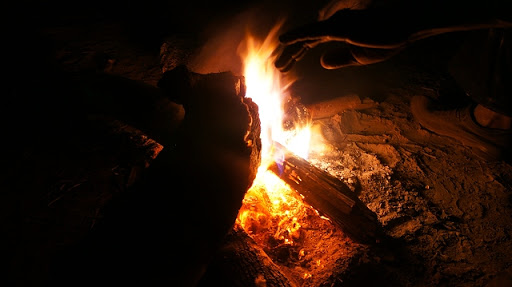
#> input picture color_segmentation&evaluation/fire.jpg, 512 x 287 px
$ python 'color_segmentation&evaluation.py'   (older library calls are emulated)
#> lines starting #> are read from the running program, lines starting #| are printed output that depends on the picture; after the words box and inside, x2 and y2 are one past the last pixel; in counts of white or black regions, pixels touching at a corner belong together
# ΑΠΑΙΤΟΥΜΕΝΑ ΠΑΚΕΤΑ
import cv2
import numpy as np
import random
import time
import skimage.metrics
import skimage.measure
import os
from sklearn.cluster import MeanShift, estimate_bandwidth, AgglomerativeClustering, MiniBatchKMeans
from skimage.color import label2rgb

# ΚΑΤΑΣΚΕΥΗ ΣΥΝΑΡΤΗΣΗΣ ΘΟΡΥΒΟΥ
def noise(image,prob):
  rows,cols = image.shape
  output = np.zeros(image.shape,np.uint8)
  for i in range(rows):
      for j in range(cols):
         pixel = image[i,j]
         output[i][j] = pixel + (prob * random.random() * pixel) - (prob * random.random() * pixel)
  return output

# ΔΗΛΩΣΗ ΤΟΥ ΒΑΣΙΚΟΥ ΜΟΝΟΠΑΤΙΟΥ
path = r''

# ΕΠΙΛΟΓΗ ΤΟΥ ΜΟΝΟΠΑΤΙΟΥ ΠΟΥ ΦΤΙΑΞΑΜΕ ΠΙΟ ΠΑΝΩ
os.chdir(path)

# ΔΙΑΒΑΣΜΑ ΤΗΣ ΕΙΚΟΝΑΣ
img = cv2.imread('fire.jpg')
#> img is the input picture: shape (287, 512, 3); mean B, G, R 12.3, 23.8, 44.7

# ΜΕΤΑΤΡΟΠΗ ΤΗΣ ΕΙΚΟΝΑΣ ΣΕ ΓΚΡΙ
img_gray = cv2.cvtColor(img, cv2.COLOR_BGR2GRAY)

# ΜΕΤΑΤΡΟΠΗ ΤΗΣ ΕΙΚΟΝΑΣ ΣΕ BINARY ANNOTATED
(thresh, img_bw) = cv2.threshold(img_gray, 220, 255, cv2.THRESH_BINARY)
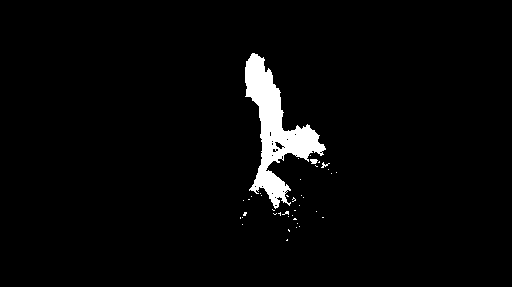
#> img_bw: shape (287, 512); 3% white; 40 white regions (37 under 20 px), largest, box (x1, y1, x2, y2) and area: (245, 53, 326, 209) 4323, (310, 159, 318, 164) 31, (321, 162, 330, 168) 21

# ΕΜΦΑΝΙΣΗ ΤΩΝ ΕΙΚΟΝΩΝ
cv2.namedWindow("Original image", cv2.WINDOW_NORMAL)
cv2.imshow("Original image", img)
cv2.resizeWindow("Original image", 512, 287)

cv2.namedWindow("Binary annotated image", cv2.WINDOW_NORMAL)
cv2.imshow("Binary annotated image",img_bw)
cv2.resizeWindow("Binary annotated image", 512, 287)
cv2.imwrite("binary_image.jpg", img_bw)
cv2.waitKey()
cv2.destroyAllWindows()

# ΕΠΑΝΑΛΗΠΤΙΚΗ ΤΟΠΟΘΕΤΗΣΗ ΘΟΡΥΒΟΥ
for i in range(0, 21, 5):
    prob = i/100;

    # ΜΕΤΑΤΡΟΠΗ ΤΗΣ ΕΙΚΟΝΑΣ ΣΕ ΓΚΡΙ
    img_n_gray = cv2.cvtColor(img, cv2.COLOR_BGR2GRAY)

    # ΚΑΛΕΣΜΑ ΤΗΣ ΣΥΝΑΡΤΗΣΗΣ ΘΟΡΥΒΟΥ
    img_n_gray = noise(img_gray,prob)

    # ΜΕΤΑΤΡΟΠΗ ΤΗΣ ΕΙΚΟΝΑΣ ΜΕ ΘΟΡΥΒΟ ΣΕ BINARY ANNOTATED
    (thresh, img_n_bw) = cv2.threshold(img_n_gray, 220, 255, cv2.THRESH_BINARY)

    img_n = cv2.cvtColor(img_n_gray, cv2.COLOR_GRAY2BGR)

    # ΔΗΛΩΣΗ ΜΟΝΟΠΑΤΙΟΥ ΑΠΟΘΗΚΕΥΣΗΣ
    directory = path + '\_Noise_images'

    # ΕΠΙΛΟΓΗ ΤΟΥ ΜΟΝΟΠΑΤΙΟΥ ΠΟΥ ΦΤΙΑΞΑΜΕ ΠΙΟ ΠΑΝΩ
    os.chdir(directory)

    # ΕΜΦΑΝΙΣΗ ΤΗΣ ΕΙΚΟΝΑΣ
    cv2.namedWindow("Original image with {}% noise".format(i), cv2.WINDOW_NORMAL)
    cv2.imshow("Original image with {}% noise".format(i), img_n)
    cv2.resizeWindow("Original image with {}% noise".format(i), 512, 287)
    cv2.imwrite("{}%_noise_original_image.jpg".format(i), img_n)

    # ΔΗΛΩΣΗ ΜΟΝΟΠΑΤΙΟΥ ΑΠΟΘΗΚΕΥΣΗΣ
    directory1 = path + '\Binary_images'

    # ΕΠΙΛΟΓΗ ΤΟΥ ΜΟΝΟΠΑΤΙΟΥ ΠΟΥ ΦΤΙΑΞΑΜΕ ΠΙΟ ΠΑΝΩ
    os.chdir(directory1)

    # ΕΜΦΑΝΙΣΗ ΤΗΣ ΕΙΚΟΝΑΣ
    cv2.namedWindow("Binary annotated image with {}% noise".format(i), cv2.WINDOW_NORMAL)
    cv2.imshow("Binary annotated image with {}% noise".format(i),img_n_bw)
    cv2.resizeWindow("Binary annotated image with {}% noise".format(i), 512, 287)
    cv2.imwrite("{}%_noise_binary_image.jpg".format(i), img_n_bw)
    cv2.waitKey()
    cv2.destroyAllWindows()

    # ΣΧΗΜΑ ΤΗΣ ΕΙΚΟΝΑΣ
    originShape = img_n.shape

    # ΜΕΤΑΤΡΟΠΗ ΤΗΣ ΕΙΚΟΝΑΣ ΣΕ ΠΙΝΑΚΑ ΔΙΑΣΤΑΣΕΩΝ
    flatImg=np.reshape(img_n, [-1, 3])

    # ΑΛΓΟΡΙΘΜΟΣ MEANSHIFT
    bandwidth = estimate_bandwidth(flatImg, quantile=0.1, n_samples=100)
    ms = MeanShift(bandwidth = bandwidth, bin_seeding=True)

    # ΕΚΤΕΛΕΣΗ ΤΟΥ MEANSHIST ΣΤΗ flatImg
    print('Using MeanShift algorithm, it takes time!')
    ms.fit(flatImg)
    labels=ms.labels_

    # ΕΥΡΕΣΗ ΤΟΥ ΑΡΙΘΜΟΥ ΤΩΝ ΣΥΣΤΑΔΩΝ
    labels_unique = np.unique(labels)
    n_clusters_ = len(labels_unique)
    print("number of estimated clusters : %d" % n_clusters_)

    # ΕΜΦΑΝΙΣΗ ΤΗΣ ΣΥΣΤΑΔΟΠΟΙΗΜΕΝΗΣ ΕΙΚΟΝΑΣ
    segmentedImg = np.reshape(labels, originShape[:2])
    segmentedImg = label2rgb(segmentedImg) * 255

    # ΜΕΤΑΤΡΟΠΗ ΤΗΣ ΕΙΚΟΝΑΣ ΣΕ ΓΚΡΙ
    img_ms_gray = cv2.cvtColor(segmentedImg.astype(np.uint8), cv2.COLOR_BGR2GRAY)

    # ΜΕΤΑΤΡΟΠΗ ΤΗΣ ΕΙΚΟΝΑΣ ΣΕ BINARY ANNOTATED
    (thresh, img_ms_bw) = cv2.threshold(img_ms_gray, 70, 255, cv2.THRESH_BINARY)

    # ΔΗΛΩΣΗ ΜΟΝΟΠΑΤΙΟΥ ΑΠΟΘΗΚΕΥΣΗΣ
    directory2 = path + '\Clustering_images\MeanShift\Original_clustering'

    # ΕΠΙΛΟΓΗ ΤΟΥ ΜΟΝΟΠΑΤΙΟΥ ΠΟΥ ΦΤΙΑΞΑΜΕ ΠΙΟ ΠΑΝΩ
    os.chdir(directory2)

    # ΕΜΦΑΝΙΣΗ ΤΗΣ ΕΙΚΟΝΑΣ
    cv2.namedWindow("MeanShiftSegments with {}% noise".format(i), cv2.WINDOW_NORMAL)
    cv2.imshow("MeanShiftSegments with {}% noise".format(i),segmentedImg.astype(np.uint8))
    cv2.resizeWindow("MeanShiftSegments with {}% noise".format(i), 512, 287)
    cv2.imwrite("{}%_noise_meanShift_image.jpg".format(i), segmentedImg.astype(np.uint8))

    # ΔΗΛΩΣΗ ΜΟΝΟΠΑΤΙΟΥ ΑΠΟΘΗΚΕΥΣΗΣ
    directory3 = path + '\Clustering_images\MeanShift\Binary_clustering'

    # ΕΠΙΛΟΓΗ ΤΟΥ ΜΟΝΟΠΑΤΙΟΥ ΠΟΥ ΦΤΙΑΞΑΜΕ ΠΙΟ ΠΑΝΩ
    os.chdir(directory3)

    # ΕΜΦΑΝΙΣΗ ΤΗΣ ΕΙΚΟΝΑΣ
    cv2.namedWindow("MeanShift binary annotated image with {}% noise".format(i), cv2.WINDOW_NORMAL)
    cv2.imshow("MeanShift binary annotated image with {}% noise".format(i),img_ms_bw)
    cv2.resizeWindow("MeanShift binary annotated image with {}% noise".format(i), 512, 287)
    cv2.imwrite("{}%_noise_meanShift_binary_image.jpg".format(i), img_ms_bw)
    cv2.waitKey()
    cv2.destroyAllWindows()

    # ΑΛΓΟΡΙΘΜΟΣ Kmeans
    print('Using kmeans algorithm, it is faster!')
    km = MiniBatchKMeans(n_clusters = n_clusters_)
    km.fit(flatImg)
    labels = km.labels_

    # ΕΜΦΑΝΙΣΗ ΤΗΣ ΣΥΣΤΑΔΟΠΟΙΗΜΕΝΗΣ ΕΙΚΟΝΑΣ
    segmentedImg = np.reshape(labels, originShape[:2])
    segmentedImg = label2rgb(segmentedImg) * 255

    # ΜΕΤΑΤΡΟΠΗ ΤΗΣ ΕΙΚΟΝΑΣ ΣΕ ΓΚΡΙ
    img_km_gray = cv2.cvtColor(segmentedImg.astype(np.uint8), cv2.COLOR_BGR2GRAY)

    # ΜΕΤΑΤΡΟΠΗ ΤΗΣ ΕΙΚΟΝΑΣ ΣΕ BINARY ANNOTATED
    (thresh, img_km_bw) = cv2.threshold(img_km_gray, 40, 255, cv2.THRESH_BINARY)

    # ΔΗΛΩΣΗ ΜΟΝΟΠΑΤΙΟΥ ΑΠΟΘΗΚΕΥΣΗΣ
    directory4 = path + '\Clustering_images\Kmeans\Original_clustering'

    # ΕΠΙΛΟΓΗ ΤΟΥ ΜΟΝΟΠΑΤΙΟΥ ΠΟΥ ΦΤΙΑΞΑΜΕ ΠΙΟ ΠΑΝΩ
    os.chdir(directory4)

    cv2.namedWindow("KmeansSegments with {}% noise".format(i), cv2.WINDOW_NORMAL)
    cv2.imshow("KmeansSegments with {}% noise".format(i),segmentedImg.astype(np.uint8))
    cv2.resizeWindow("KmeansSegments with {}% noise".format(i), 512, 287)
    cv2.imwrite("{}%_noise_kmeans_image.jpg".format(i), segmentedImg.astype(np.uint8))

    # ΔΗΛΩΣΗ ΜΟΝΟΠΑΤΙΟΥ ΑΠΟΘΗΚΕΥΣΗΣ
    directory5 = path + '\Clustering_images\Kmeans\Binary_clustering'

    # ΕΠΙΛΟΓΗ ΤΟΥ ΜΟΝΟΠΑΤΙΟΥ ΠΟΥ ΦΤΙΑΞΑΜΕ ΠΙΟ ΠΑΝΩ
    os.chdir(directory5)

    # ΕΜΦΑΝΙΣΗ ΤΗΣ ΕΙΚΟΝΑΣ
    cv2.namedWindow("Kmeans binary annotated image with {}% noise".format(i), cv2.WINDOW_NORMAL)
    cv2.imshow("Kmeans binary annotated image with {}% noise".format(i),img_km_bw)
    cv2.imwrite("{}%_noise_kmeans_binary_image.jpg".format(i), img_km_bw)
    cv2.waitKey()
    cv2.destroyAllWindows()

    # SSIM SCORE ΤΟΥ MEANSHIFT
    print("\n\n")
    (score_ms, _) = skimage.measure.compare_ssim(img_bw, img_ms_bw, full=True)
    print( " .. SSIM score of MeanShift clustering binary annotated image with {}% noise: {:.4f} \n".format(i,score_ms))

    # SSIM SCORE ΤΟΥ KMEANS
    (score_km, _) = skimage.measure.compare_ssim(img_bw, img_km_bw, full=True)
    print( " .. SSIM score of Kmeans clustering binary annotated image with {}% noise: {:.4f} \n".format(i,score_km))
    print("\n\n")
#> this loop made 5 passes
#> (bandwidth, labels_unique, n_clusters_, score_ms, score_km) on passes 1 to 5: (20.65, [0, 1, 2, 3, 4], 5, 0.809, 0.557), (20.92, [0, 1, 2, 3, 4], 5, 0.812, 0.544), (18.38, [0, 1, 2, 3, 4, 5, 6], 7, 0.77, 0.439), (20.91, [0, 1, 2], 3, 0.825, 0.661), (15.31, [0, 1, 2, 3, 4, 5, 6, 7, 8, 9], 10, 0.849, 0.445)
#> (printed output is left out)
#> pass 1, `segmentedImg = np.reshape(labels, originShape[:2])`:
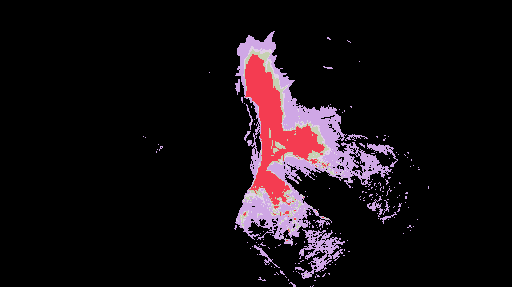
#> segmentedImg: shape (287, 512) int64; 5 distinct labels, from 0 to 4; one colour per label, 0 black
#> pass 1, `img_ms_gray = cv2.cvtColor(segmentedImg.astype(np.uint8), cv2.COLOR_BG..`:
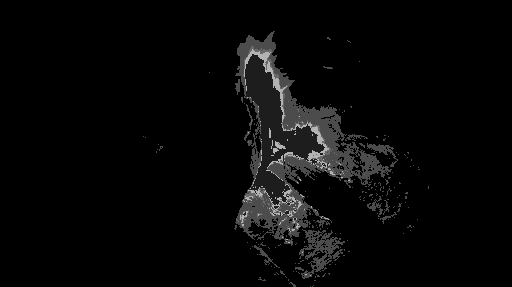
#> img_ms_gray: shape (287, 512); min 0, max 179, mean 7.5
#> after the loop:
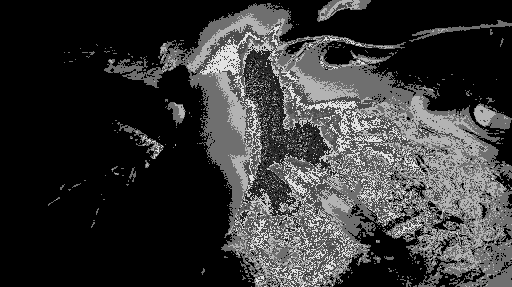
#> img_km_gray: shape (287, 512); min 0, max 226, mean 54.2
#> after the loop:
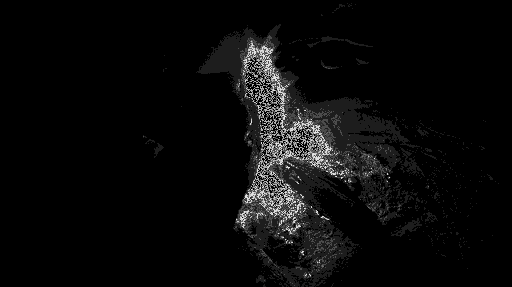
#> img_ms_gray: shape (287, 512); min 0, max 226, mean 10.3
#> after the loop:
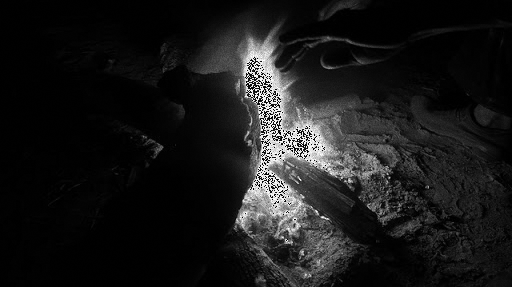
#> img_n: shape (287, 512, 3); min 0, max 255, mean 25.7
#> after the loop:
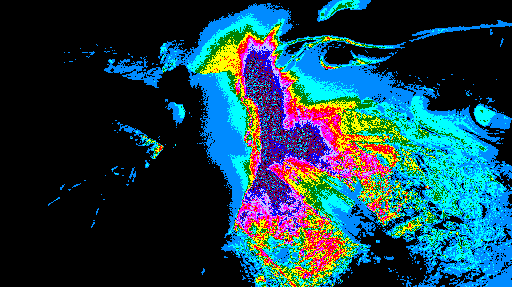
#> segmentedImg: shape (287, 512, 3) float64; mean B, G, R 75.9, 64.1, 26.6
